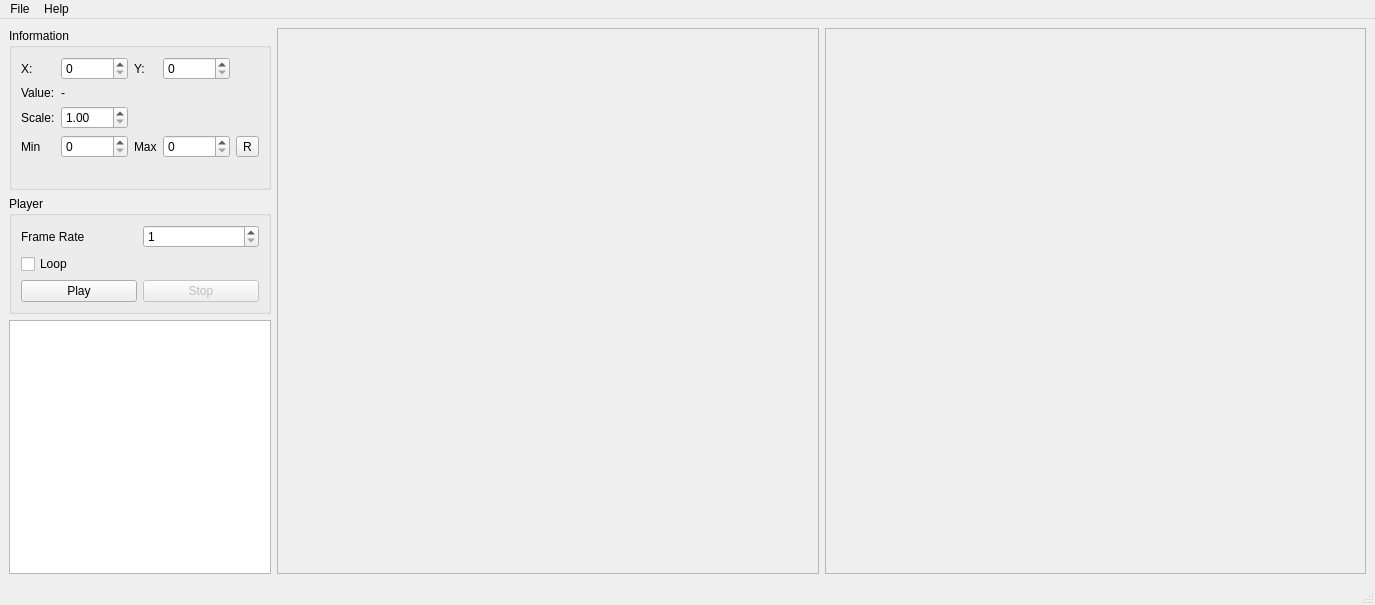
<?xml version="1.0" encoding="UTF-8"?>
<ui version="4.0">
 <class>MainWindow</class>
 <widget class="QMainWindow" name="MainWindow">
  <property name="geometry">
   <rect>
    <x>0</x>
    <y>0</y>
    <width>1375</width>
    <height>605</height>
   </rect>
  </property>
  <property name="windowTitle">
   <string>MainWindow</string>
  </property>
  <widget class="QWidget" name="centralwidget">
   <layout class="QGridLayout" name="gridLayout_2" rowstretch="0,0,1" columnstretch="0,1,1">
    <item row="0" column="0">
     <widget class="QGroupBox" name="enScrollArea">
      <property name="minimumSize">
       <size>
        <width>200</width>
        <height>0</height>
       </size>
      </property>
      <property name="title">
       <string>Information</string>
      </property>
      <layout class="QGridLayout" name="gridLayout">
       <item row="3" column="3">
        <widget class="QSpinBox" name="maxRadians">
         <property name="maximum">
          <number>65535</number>
         </property>
        </widget>
       </item>
       <item row="3" column="2">
        <widget class="QLabel" name="label_8">
         <property name="text">
          <string>Max</string>
         </property>
        </widget>
       </item>
       <item row="2" column="1">
        <widget class="QDoubleSpinBox" name="scaleSpin">
         <property name="minimum">
          <double>1.000000000000000</double>
         </property>
         <property name="maximum">
          <double>5.000000000000000</double>
         </property>
         <property name="singleStep">
          <double>0.100000000000000</double>
         </property>
        </widget>
       </item>
       <item row="1" column="0">
        <widget class="QLabel" name="label_6">
         <property name="text">
          <string>Value:</string>
         </property>
        </widget>
       </item>
       <item row="0" column="1">
        <widget class="QSpinBox" name="xCoordinate">
         <property name="maximum">
          <number>100000</number>
         </property>
        </widget>
       </item>
       <item row="3" column="1">
        <widget class="QSpinBox" name="minRadians">
         <property name="maximum">
          <number>65535</number>
         </property>
        </widget>
       </item>
       <item row="1" column="1">
        <widget class="QLabel" name="value">
         <property name="text">
          <string>-</string>
         </property>
        </widget>
       </item>
       <item row="3" column="0">
        <widget class="QLabel" name="label_5">
         <property name="text">
          <string>Min</string>
         </property>
        </widget>
       </item>
       <item row="0" column="3">
        <widget class="QSpinBox" name="yCoordinate">
         <property name="maximum">
          <number>100000</number>
         </property>
        </widget>
       </item>
       <item row="0" column="0">
        <widget class="QLabel" name="label">
         <property name="text">
          <string>X:</string>
         </property>
        </widget>
       </item>
       <item row="0" column="2">
        <widget class="QLabel" name="label_4">
         <property name="text">
          <string>Y:</string>
         </property>
        </widget>
       </item>
       <item row="3" column="4">
        <widget class="QToolButton" name="reset">
         <property name="text">
          <string>R</string>
         </property>
        </widget>
       </item>
       <item row="2" column="0">
        <widget class="QLabel" name="label_3">
         <property name="text">
          <string>Scale:</string>
         </property>
        </widget>
       </item>
       <item row="4" column="1">
        <widget class="QLabel" name="minCoordinate">
         <property name="text">
          <string/>
         </property>
        </widget>
       </item>
       <item row="4" column="3">
        <widget class="QLabel" name="maxCoordinate">
         <property name="text">
          <string/>
         </property>
        </widget>
       </item>
      </layout>
     </widget>
    </item>
    <item row="0" column="1" rowspan="3">
     <widget class="QScrollArea" name="greenScrollArea">
      <property name="widgetResizable">
       <bool>true</bool>
      </property>
      <widget class="QWidget" name="scrollAreaWidgetContents">
       <property name="geometry">
        <rect>
         <x>0</x>
         <y>0</y>
         <width>543</width>
         <height>544</height>
        </rect>
       </property>
      </widget>
     </widget>
    </item>
    <item row="0" column="2" rowspan="3">
     <widget class="QScrollArea" name="grayScrollArea">
      <property name="widgetResizable">
       <bool>true</bool>
      </property>
      <widget class="QWidget" name="scrollAreaWidgetContents_2">
       <property name="geometry">
        <rect>
         <x>0</x>
         <y>0</y>
         <width>542</width>
         <height>544</height>
        </rect>
       </property>
      </widget>
     </widget>
    </item>
    <item row="1" column="0">
     <widget class="QGroupBox" name="groupBox">
      <property name="title">
       <string>Player</string>
      </property>
      <layout class="QGridLayout" name="gridLayout_3">
       <item row="2" column="0">
        <widget class="QPushButton" name="playButton">
         <property name="text">
          <string>Play</string>
         </property>
        </widget>
       </item>
       <item row="2" column="1">
        <widget class="QPushButton" name="stopButton">
         <property name="enabled">
          <bool>false</bool>
         </property>
         <property name="text">
          <string>Stop</string>
         </property>
        </widget>
       </item>
       <item row="0" column="0">
        <widget class="QLabel" name="label_2">
         <property name="text">
          <string>Frame Rate</string>
         </property>
        </widget>
       </item>
       <item row="0" column="1">
        <widget class="QSpinBox" name="frameRate">
         <property name="minimum">
          <number>1</number>
         </property>
         <property name="maximum">
          <number>120</number>
         </property>
         <property name="value">
          <number>1</number>
         </property>
        </widget>
       </item>
       <item row="1" column="0" colspan="2">
        <widget class="QCheckBox" name="loop">
         <property name="text">
          <string>Loop</string>
         </property>
        </widget>
       </item>
      </layout>
     </widget>
    </item>
    <item row="2" column="0">
     <widget class="QListWidget" name="listWidget"/>
    </item>
   </layout>
  </widget>
  <widget class="QStatusBar" name="statusbar"/>
  <widget class="QMenuBar" name="menuBar">
   <property name="geometry">
    <rect>
     <x>0</x>
     <y>0</y>
     <width>1375</width>
     <height>21</height>
    </rect>
   </property>
   <widget class="QMenu" name="menuFile">
    <property name="title">
     <string>File</string>
    </property>
    <addaction name="actionOpen"/>
    <addaction name="separator"/>
    <addaction name="actionQuit"/>
   </widget>
   <widget class="QMenu" name="menuHelp">
    <property name="title">
     <string>Help</string>
    </property>
    <addaction name="actionAbout"/>
   </widget>
   <addaction name="menuFile"/>
   <addaction name="menuHelp"/>
  </widget>
  <action name="actionOpen">
   <property name="text">
    <string>Open</string>
   </property>
  </action>
  <action name="actionQuit">
   <property name="text">
    <string>Quit</string>
   </property>
  </action>
  <action name="actionAbout">
   <property name="text">
    <string>About</string>
   </property>
  </action>
 </widget>
 <tabstops>
  <tabstop>xCoordinate</tabstop>
  <tabstop>yCoordinate</tabstop>
  <tabstop>greenScrollArea</tabstop>
  <tabstop>grayScrollArea</tabstop>
 </tabstops>
 <resources/>
 <connections/>
</ui>
